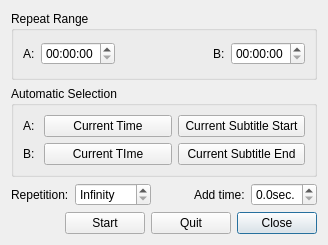
<ui version="4.0" >
 <class>ABRepeatDialog</class>
 <widget class="QDialog" name="ABRepeatDialog" >
  <property name="geometry" >
   <rect>
    <x>0</x>
    <y>0</y>
    <width>328</width>
    <height>245</height>
   </rect>
  </property>
  <property name="windowTitle" >
   <string>A-B Repeat</string>
  </property>
  <layout class="QVBoxLayout" name="verticalLayout" >
   <item>
    <widget class="QGroupBox" name="groupBox_2" >
     <property name="title" >
      <string>Repeat Range</string>
     </property>
     <layout class="QHBoxLayout" name="horizontalLayout_3" >
      <item>
       <widget class="QLabel" name="label" >
        <property name="text" >
         <string>A:</string>
        </property>
       </widget>
      </item>
      <item>
       <widget class="QTimeEdit" name="a" />
      </item>
      <item>
       <spacer>
        <property name="orientation" >
         <enum>Qt::Horizontal</enum>
        </property>
        <property name="sizeHint" stdset="0" >
         <size>
          <width>15</width>
          <height>0</height>
         </size>
        </property>
       </spacer>
      </item>
      <item>
       <widget class="QLabel" name="label_2" >
        <property name="text" >
         <string>B:</string>
        </property>
       </widget>
      </item>
      <item>
       <widget class="QTimeEdit" name="b" />
      </item>
     </layout>
    </widget>
   </item>
   <item>
    <widget class="QGroupBox" name="groupBox" >
     <property name="title" >
      <string>Automatic Selection</string>
     </property>
     <layout class="QGridLayout" name="gridLayout" >
      <item row="0" column="0" >
       <widget class="QLabel" name="label_5" >
        <property name="sizePolicy" >
         <sizepolicy vsizetype="Preferred" hsizetype="Preferred" >
          <horstretch>0</horstretch>
          <verstretch>0</verstretch>
         </sizepolicy>
        </property>
        <property name="text" >
         <string>A: </string>
        </property>
       </widget>
      </item>
      <item row="0" column="1" >
       <widget class="QPushButton" name="aTime" >
        <property name="sizePolicy" >
         <sizepolicy vsizetype="Fixed" hsizetype="Expanding" >
          <horstretch>0</horstretch>
          <verstretch>0</verstretch>
         </sizepolicy>
        </property>
        <property name="text" >
         <string>Current Time</string>
        </property>
       </widget>
      </item>
      <item row="0" column="2" >
       <widget class="QPushButton" name="aSub" >
        <property name="sizePolicy" >
         <sizepolicy vsizetype="Fixed" hsizetype="Expanding" >
          <horstretch>0</horstretch>
          <verstretch>0</verstretch>
         </sizepolicy>
        </property>
        <property name="text" >
         <string>Current Subtitle Start</string>
        </property>
       </widget>
      </item>
      <item row="1" column="0" >
       <widget class="QLabel" name="label_6" >
        <property name="sizePolicy" >
         <sizepolicy vsizetype="Preferred" hsizetype="Preferred" >
          <horstretch>0</horstretch>
          <verstretch>0</verstretch>
         </sizepolicy>
        </property>
        <property name="text" >
         <string>B: </string>
        </property>
       </widget>
      </item>
      <item row="1" column="1" >
       <widget class="QPushButton" name="bTime" >
        <property name="sizePolicy" >
         <sizepolicy vsizetype="Fixed" hsizetype="Expanding" >
          <horstretch>0</horstretch>
          <verstretch>0</verstretch>
         </sizepolicy>
        </property>
        <property name="text" >
         <string>Current TIme</string>
        </property>
       </widget>
      </item>
      <item row="1" column="2" >
       <widget class="QPushButton" name="bSub" >
        <property name="sizePolicy" >
         <sizepolicy vsizetype="Fixed" hsizetype="Expanding" >
          <horstretch>0</horstretch>
          <verstretch>0</verstretch>
         </sizepolicy>
        </property>
        <property name="text" >
         <string>Current Subtitle End</string>
        </property>
       </widget>
      </item>
     </layout>
    </widget>
   </item>
   <item>
    <layout class="QHBoxLayout" name="horizontalLayout_2" >
     <item>
      <widget class="QLabel" name="label_3" >
       <property name="text" >
        <string>Repetition:</string>
       </property>
      </widget>
     </item>
     <item>
      <widget class="QSpinBox" name="times" >
       <property name="specialValueText" >
        <string>Infinity</string>
       </property>
       <property name="accelerated" >
        <bool>true</bool>
       </property>
       <property name="suffix" >
        <string>times</string>
       </property>
       <property name="maximum" >
        <number>999</number>
       </property>
      </widget>
     </item>
     <item>
      <spacer>
       <property name="orientation" >
        <enum>Qt::Horizontal</enum>
       </property>
       <property name="sizeHint" stdset="0" >
        <size>
         <width>0</width>
         <height>0</height>
        </size>
       </property>
      </spacer>
     </item>
     <item>
      <widget class="QLabel" name="label_4" >
       <property name="text" >
        <string>Add time:</string>
       </property>
      </widget>
     </item>
     <item>
      <widget class="QDoubleSpinBox" name="add" >
       <property name="accelerated" >
        <bool>true</bool>
       </property>
       <property name="suffix" >
        <string>sec.</string>
       </property>
       <property name="decimals" >
        <number>1</number>
       </property>
       <property name="maximum" >
        <double>9.000000000000000</double>
       </property>
       <property name="singleStep" >
        <double>0.100000000000000</double>
       </property>
       <property name="value" >
        <double>0.000000000000000</double>
       </property>
      </widget>
     </item>
    </layout>
   </item>
   <item>
    <layout class="QHBoxLayout" name="horizontalLayout" >
     <item>
      <spacer>
       <property name="orientation" >
        <enum>Qt::Horizontal</enum>
       </property>
       <property name="sizeHint" stdset="0" >
        <size>
         <width>0</width>
         <height>0</height>
        </size>
       </property>
      </spacer>
     </item>
     <item>
      <widget class="QPushButton" name="start" >
       <property name="text" >
        <string>Start</string>
       </property>
      </widget>
     </item>
     <item>
      <widget class="QPushButton" name="quit" >
       <property name="text" >
        <string>Quit</string>
       </property>
      </widget>
     </item>
     <item>
      <widget class="QPushButton" name="close" >
       <property name="text" >
        <string>Close</string>
       </property>
       <property name="default" >
        <bool>true</bool>
       </property>
      </widget>
     </item>
    </layout>
   </item>
  </layout>
 </widget>
 <resources/>
 <connections>
  <connection>
   <sender>close</sender>
   <signal>clicked()</signal>
   <receiver>ABRepeatDialog</receiver>
   <slot>hide()</slot>
   <hints>
    <hint type="sourcelabel" >
     <x>280</x>
     <y>246</y>
    </hint>
    <hint type="destinationlabel" >
     <x>295</x>
     <y>261</y>
    </hint>
   </hints>
  </connection>
 </connections>
</ui>
